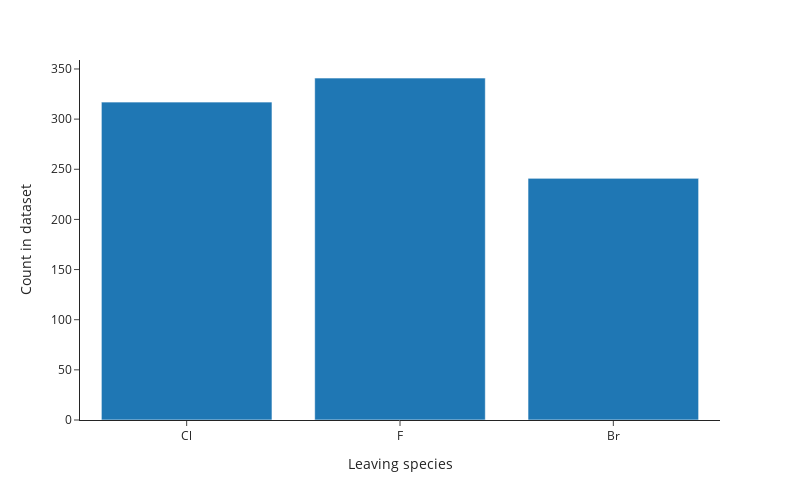

The cell this chart's notebook holds for it:
### Code cell
fig = px.histogram(x=leaving_species, nbins=20, template="simple_white")
# Set x-label
fig.update_xaxes(title_text="Leaving species")
fig.update_yaxes(title_text="Count in dataset")
# Shorten aspect ratio
fig.update_layout(height=500, width=800)
fig.show()

### Figure 1 — Plotly figure (JSON) as saved in the notebook; plotly's stock layout.template omitted (floating-point values rounded to 4 significant figures; data arrays with more than 128 entries replaced by an {"elided": "..."} marker saying what was removed)
{"data": [{"alignmentgroup": "True", "bingroup": "x", "hovertemplate": "x=%{x}<br>count=%{y}<extra></extra>", "legendgroup": "", "marker": {"color": "#1F77B4", "pattern": {"shape": ""}}, "name": "", "nbinsx": 20, "offsetgroup": "", "orientation": "v", "showlegend": false, "type": "histogram", "x": {"elided": "899 str values"}, "xaxis": "x", "yaxis": "y"}], "layout": {"barmode": "relative", "height": 500, "legend": {"tracegroupgap": 0}, "margin": {"t": 60}, "width": 800, "xaxis": {"anchor": "y", "domain": [0, 1], "title": {"text": "Leaving species"}}, "yaxis": {"anchor": "x", "domain": [0, 1], "title": {"text": "Count in dataset"}}}}
